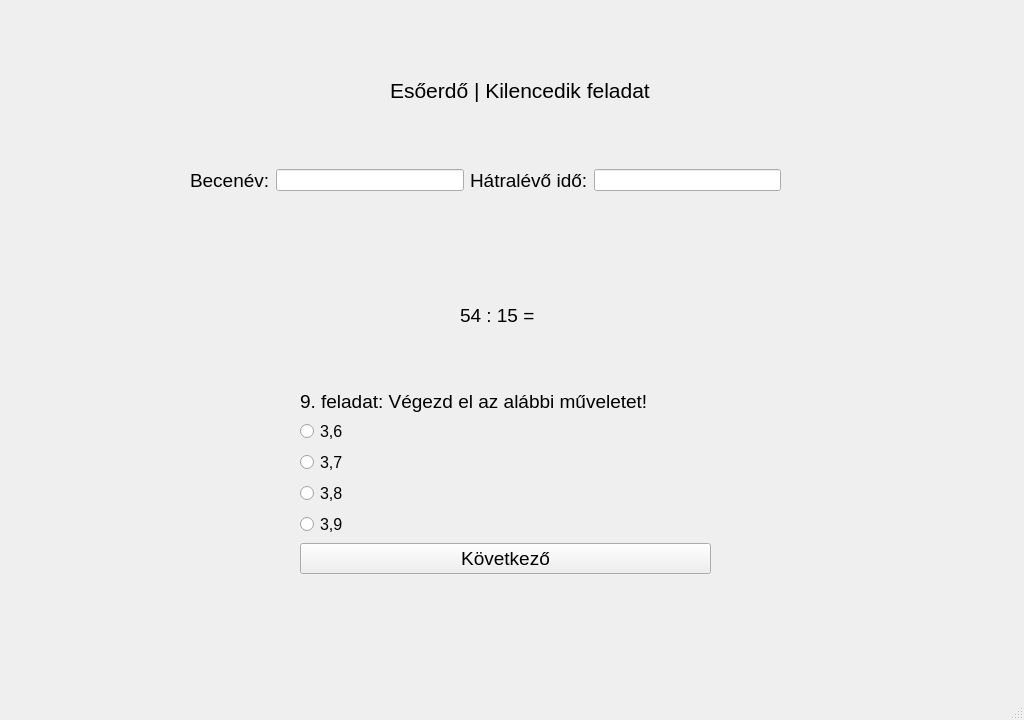
<?xml version="1.0" encoding="UTF-8"?>
<ui version="4.0">
 <class>ques1</class>
 <widget class="QMainWindow" name="ques1">
  <property name="geometry">
   <rect>
    <x>0</x>
    <y>0</y>
    <width>1024</width>
    <height>720</height>
   </rect>
  </property>
  <property name="windowTitle">
   <string>Játékos matematikai gyakorlóprogram</string>
  </property>
  <widget class="QWidget" name="centralwidget">
   <widget class="QLabel" name="label">
    <property name="geometry">
     <rect>
      <x>0</x>
      <y>-10</y>
      <width>1024</width>
      <height>720</height>
     </rect>
    </property>
    <property name="text">
     <string/>
    </property>
    <property name="pixmap">
     <pixmap>../szakdoga hátterek/Game_Background_38.jpg</pixmap>
    </property>
    <property name="scaledContents">
     <bool>true</bool>
    </property>
   </widget>
   <widget class="QLabel" name="label_4">
    <property name="geometry">
     <rect>
      <x>390</x>
      <y>70</y>
      <width>261</width>
      <height>41</height>
     </rect>
    </property>
    <property name="sizePolicy">
     <sizepolicy hsizetype="Expanding" vsizetype="Preferred">
      <horstretch>0</horstretch>
      <verstretch>0</verstretch>
     </sizepolicy>
    </property>
    <property name="font">
     <font>
      <pointsize>16</pointsize>
     </font>
    </property>
    <property name="cursor">
     <cursorShape>ArrowCursor</cursorShape>
    </property>
    <property name="text">
     <string>Esőerdő | Kilencedik feladat</string>
    </property>
   </widget>
   <widget class="QWidget" name="horizontalLayoutWidget">
    <property name="geometry">
     <rect>
      <x>190</x>
      <y>140</y>
      <width>591</width>
      <height>81</height>
     </rect>
    </property>
    <layout class="QHBoxLayout" name="horizontalLayout">
     <item>
      <widget class="QLabel" name="label_2">
       <property name="font">
        <font>
         <pointsize>14</pointsize>
        </font>
       </property>
       <property name="text">
        <string>Becenév:</string>
       </property>
      </widget>
     </item>
     <item>
      <widget class="QLineEdit" name="T1">
       <property name="sizePolicy">
        <sizepolicy hsizetype="Expanding" vsizetype="Fixed">
         <horstretch>0</horstretch>
         <verstretch>0</verstretch>
        </sizepolicy>
       </property>
      </widget>
     </item>
     <item>
      <widget class="QLabel" name="label_3">
       <property name="font">
        <font>
         <pointsize>14</pointsize>
        </font>
       </property>
       <property name="text">
        <string>Hátralévő idő:</string>
       </property>
      </widget>
     </item>
     <item>
      <widget class="QLineEdit" name="T2">
       <property name="sizePolicy">
        <sizepolicy hsizetype="Expanding" vsizetype="Fixed">
         <horstretch>0</horstretch>
         <verstretch>0</verstretch>
        </sizepolicy>
       </property>
      </widget>
     </item>
    </layout>
   </widget>
   <widget class="QWidget" name="formLayoutWidget">
    <property name="geometry">
     <rect>
      <x>300</x>
      <y>390</y>
      <width>411</width>
      <height>251</height>
     </rect>
    </property>
    <layout class="QFormLayout" name="formLayout">
     <property name="labelAlignment">
      <set>Qt::AlignLeading|Qt::AlignLeft|Qt::AlignTop</set>
     </property>
     <item row="1" column="0">
      <widget class="QLabel" name="label_5">
       <property name="font">
        <font>
         <pointsize>14</pointsize>
        </font>
       </property>
       <property name="text">
        <string>9. feladat: Végezd el az alábbi műveletet!</string>
       </property>
      </widget>
     </item>
     <item row="2" column="0">
      <widget class="QRadioButton" name="R1">
       <property name="font">
        <font>
         <pointsize>12</pointsize>
        </font>
       </property>
       <property name="text">
        <string>3,6</string>
       </property>
      </widget>
     </item>
     <item row="3" column="0">
      <widget class="QRadioButton" name="R2">
       <property name="font">
        <font>
         <pointsize>12</pointsize>
        </font>
       </property>
       <property name="text">
        <string>3,7</string>
       </property>
      </widget>
     </item>
     <item row="4" column="0">
      <widget class="QRadioButton" name="R3">
       <property name="font">
        <font>
         <pointsize>12</pointsize>
        </font>
       </property>
       <property name="text">
        <string>3,8</string>
       </property>
      </widget>
     </item>
     <item row="6" column="0" colspan="2">
      <widget class="QPushButton" name="B1">
       <property name="font">
        <font>
         <pointsize>14</pointsize>
        </font>
       </property>
       <property name="text">
        <string>Következő</string>
       </property>
      </widget>
     </item>
     <item row="5" column="0">
      <widget class="QRadioButton" name="R4">
       <property name="font">
        <font>
         <pointsize>12</pointsize>
        </font>
       </property>
       <property name="text">
        <string>3,9</string>
       </property>
      </widget>
     </item>
    </layout>
   </widget>
   <widget class="QLabel" name="label_6">
    <property name="geometry">
     <rect>
      <x>460</x>
      <y>280</y>
      <width>81</width>
      <height>71</height>
     </rect>
    </property>
    <property name="text">
     <string>&lt;html&gt;&lt;head/&gt;&lt;body&gt;&lt;p&gt;&lt;span style=&quot; font-size:14pt;&quot;&gt;54 : 15 = &lt;/span&gt;&lt;/p&gt;&lt;/body&gt;&lt;/html&gt;</string>
    </property>
    <property name="scaledContents">
     <bool>true</bool>
    </property>
   </widget>
  </widget>
  <widget class="QMenuBar" name="menubar">
   <property name="geometry">
    <rect>
     <x>0</x>
     <y>0</y>
     <width>1024</width>
     <height>21</height>
    </rect>
   </property>
  </widget>
  <widget class="QStatusBar" name="statusbar"/>
 </widget>
 <resources/>
 <connections/>
</ui>
